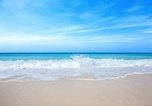
%> input picture Sem 1/CVIP/LABS/LAB3/6.jpg, 152 x 106 px, shrunk from 512 x 357 before the run
$ octave HistogramSpecification.m   (GNU Octave 9; MATLAB toolbox functions it lacks are replaced by stand-ins)
%> lines starting %> are read from the running program, lines starting %| are printed output that depends on the picture
### CVIP/LABS/LAB3/my_hist_matcher.m
function output_image = my_hist_matcher(input_image,specific_image)
  rImg = input_image;
  spImg = specific_image;

  [m,n] = size(rImg);
  [final1,r_fv,r_s1] = my_hist_equlizer(rImg);
  [final2,sp_fv,sp_g1] = my_hist_equlizer(spImg);

  L=256;

  for i=0:(L-1)
    [value,index(i+1)] = min(abs(sp_g1-r_s1(i+1)));
  endfor

  index = index-1;

  final = zeros(m,n);
  for i=0:(L-1);
    final = final+(rImg == i)*index(i+1);
  endfor
  finalImg = uint8(final);
  output_image = uint8(finalImg);
endfunction

### CVIP/LABS/LAB3/my_hist_equlizer.m
function [out_image,frequncy_vector,equilze_vector_s] = my_hist_equlizer(input_image)
  img = input_image;
  [m,n] = size(img);
  L=256;
  %find frequncy_vector out intensity range is [0,255]
  fv = zeros(1,L);
  for i=1:L
    fv(1,i) = sum(sum(img == (i-1)));
  endfor
  frequncy_vector = fv;
  %find PDF for each intensity
  PDF = fv/(m*n);
  %find a equilze_vector_s
  s = zeros(1,L);
  for i=1:L
    temp = 0;
    for j=1:i
      temp = temp + PDF(1,j);
    endfor
    s(1,i) = round((L-1)*temp);
  endfor
  equilze_vector_s = s;

  %create final image
  final = zeros(m,n);
  for i=0:255
    final = final + (img==i)*s(1,i+1);
  endfor
  finalImg = uint8(final);
  out_image = finalImg;
endfunction

### Sem 1/CVIP/LABS/LAB3/HistogramSpecification.m
clc;
clear;
close all;

pkg load image;

img = imread("6.jpg");
%> img is the input picture: size 106x152x3 uint8; mean R, G, B 148.9, 196.1, 224
spec = imread("test4.jpg");
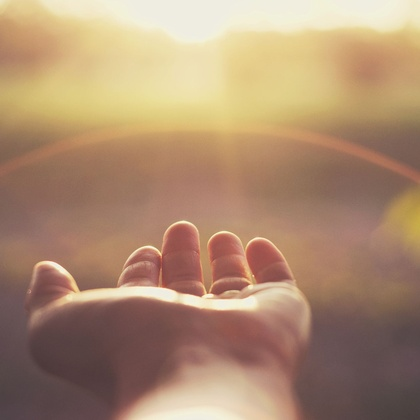
%> input picture Sem 1/CVIP/LABS/LAB3/test4.jpg, 420 x 420 px, shrunk from 1417 x 1417 before the run
%> spec is the input picture: size 420x420x3 uint8; mean R, G, B 172.3, 140.5, 113.2

% Original Image
figure;
subplot(3,4,1);
imshow(img);
title("Original Image");

subplot(3,4,2);
imhist(img(:,:,1));
title("R histogram");

subplot(3,4,3);
imhist(img(:,:,2));
title("G histogram");

subplot(3,4,4);
imhist(img(:,:,3));
title("B histogram");

% Specified Image
subplot(3,4,5);
imshow(spec);
title("Specified Image");

subplot(3,4,6);
imhist(spec(:,:,1));

subplot(3,4,7);
imhist(spec(:,:,2));

subplot(3,4,8);
imhist(spec(:,:,3));

% Histogram specified image
final(:,:,1) = my_hist_matcher(img(:,:,1),spec(:,:,1));
%> after the loop in my_hist_equlizer, `for i=1:L`: fv = 256 values, max 361 at index 205, min 0 at index 243, mean 62.94
%> in my_hist_equlizer, `frequncy_vector = fv;`: frequncy_vector has the same summary as fv
%> in my_hist_equlizer, `PDF = fv/(m*n);`: PDF = 256 values, max 0.0224 at index 205, min 0 at index 243, mean 0.00391
%> after the loop in my_hist_equlizer, `for i=1:L`: s = 256 values from 1 to 255
%> in my_hist_matcher, `[final1,r_fv,r_s1] = my_hist_equlizer(rImg);`: r_fv has the same summary as fv in my_hist_equlizer
%> in my_hist_matcher, `[final2,sp_fv,sp_g1] = my_hist_equlizer(spImg);`: sp_fv = 256 values, max 3835 at index 240, min 0 at index 1, mean 689.1; sp_g1 = 256 values from 0 to 255
%> the loop in my_hist_matcher, `for i=0:(L-1)` made 256 passes
%> value on passes 1 to 3: 0, 0, 0
%> after the loop in my_hist_matcher, `for i=0:(L-1)`: index = 256 values from 77 to 249
%> in my_hist_matcher, `index = index-1;`: index = 256 values from 76 to 248
final(:,:,2) = my_hist_matcher(img(:,:,2),spec(:,:,2));
%> after the loop in my_hist_equlizer (call 3), `for i=1:L`: fv = 256 values, max 397 at index 192, min 0 at index 1, mean 62.94
%> in my_hist_equlizer (call 3), `frequncy_vector = fv;`: frequncy_vector has the same summary as fv
%> in my_hist_equlizer (call 3), `PDF = fv/(m*n);`: PDF = 256 values, max 0.0246 at index 192, min 0 at index 1, mean 0.00391
%> after the loop in my_hist_equlizer (call 3), `for i=0:255`:
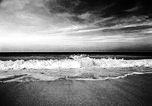
%> final: size 106x152 double; min 0, max 255, mean 129.1
final(:,:,3) = my_hist_matcher(img(:,:,3),spec(:,:,3));
%> in my_hist_matcher (call 3), `spImg = specific_image;`:
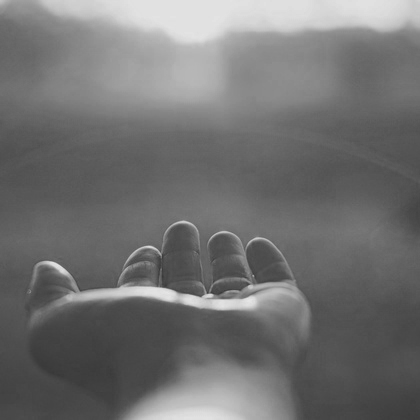
%> spImg: size 420x420 uint8; min 56, max 231, mean 113.2
%> after the loop in my_hist_equlizer (call 5), `for i=1:L`: fv = 256 values, max 1152 at index 250, min 0 at index 1, mean 62.94
%> in my_hist_equlizer (call 5), `frequncy_vector = fv;`: frequncy_vector has the same summary as fv
%> in my_hist_equlizer (call 5), `PDF = fv/(m*n);`: PDF = 256 values, max 0.0715 at index 250, min 0 at index 1, mean 0.00391
%> after the loop in my_hist_equlizer (call 5), `for i=0:255`:
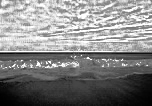
%> final: size 106x152 double; min 0, max 255, mean 131.1
%> in my_hist_matcher (call 3), `[final1,r_fv,r_s1] = my_hist_equlizer(rImg);`: r_fv has the same summary as fv in my_hist_equlizer
%> after the loop in my_hist_equlizer (call 6), `for i=1:L`: fv = 256 values, max 3818 at index 103, min 0 at index 1, mean 689.1
%> in my_hist_equlizer (call 6), `frequncy_vector = fv;`: frequncy_vector has the same summary as fv
%> in my_hist_equlizer (call 6), `PDF = fv/(m*n);`: PDF = 256 values, max 0.0216 at index 103, min 0 at index 1, mean 0.00391
%> after the loop in my_hist_equlizer (call 6), `for i=0:255`:
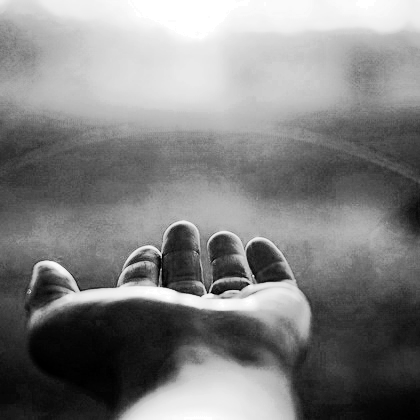
%> final: size 420x420 double; min 0, max 255, mean 128.9
%> in my_hist_matcher (call 3), `[final2,sp_fv,sp_g1] = my_hist_equlizer(spImg);`: sp_fv has the same summary as fv in my_hist_equlizer
%> after the loop in my_hist_matcher (call 3), `for i=0:(L-1)`: index = 256 values from 1 to 226
%> in my_hist_matcher (call 3), `index = index-1;`: index = 256 values from 0 to 225
%> after the loop in my_hist_matcher (call 3), `for i=0:(L-1);`:
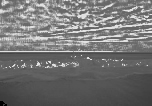
%> final: size 106x152 double; min 0, max 225, mean 115.5
%> final: size 106x152x3 uint8

subplot(3,4,9);
imshow(final);
title("Final Image");

subplot(3,4,10);
imhist(final(:,:,1));

subplot(3,4,11);
imhist(final(:,:,2));

subplot(3,4,12);
imhist(final(:,:,3));
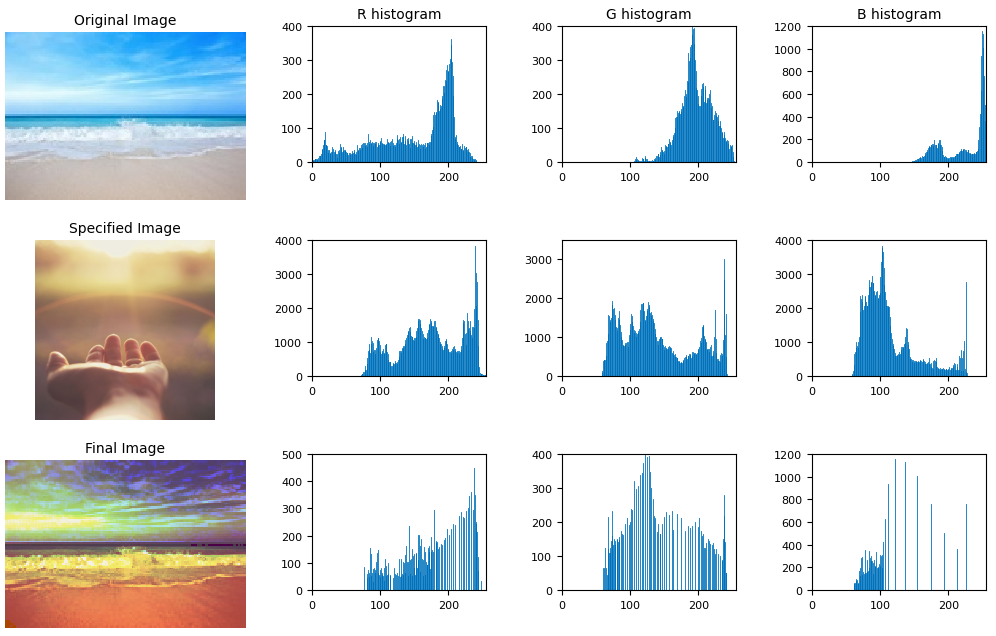
%> figure redrawn from the program's plot data, 12 panels
